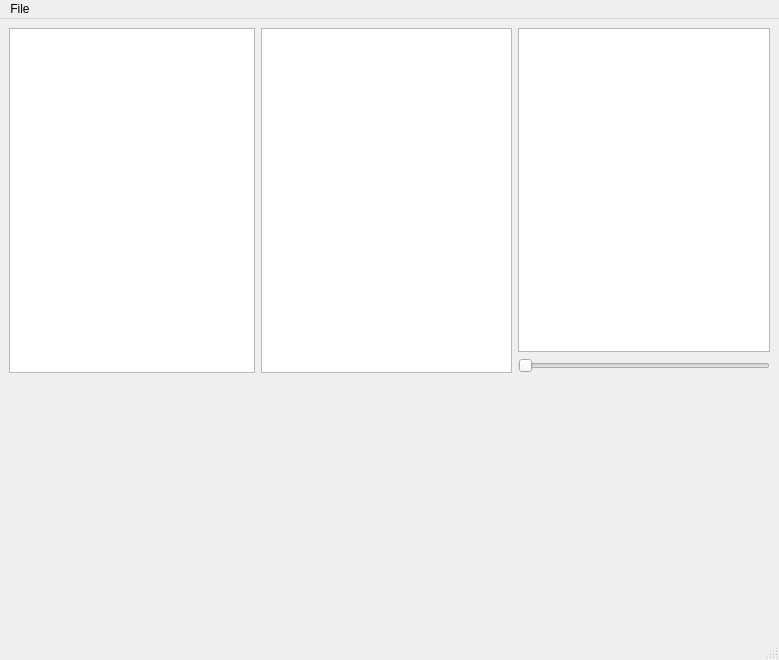
<?xml version="1.0" encoding="UTF-8"?>
<ui version="4.0">
 <class>MainWindow</class>
 <widget class="QMainWindow" name="MainWindow">
  <property name="geometry">
   <rect>
    <x>0</x>
    <y>0</y>
    <width>779</width>
    <height>660</height>
   </rect>
  </property>
  <property name="acceptDrops">
   <bool>false</bool>
  </property>
  <property name="windowTitle">
   <string>MainWindow</string>
  </property>
  <widget class="QWidget" name="centralwidget">
   <property name="acceptDrops">
    <bool>false</bool>
   </property>
   <layout class="QGridLayout" name="gridLayout">
    <item row="0" column="0">
     <layout class="QVBoxLayout" name="verticalLayout_2">
      <item>
       <layout class="QHBoxLayout" name="horizontalLayout">
        <item>
         <widget class="ListWidget" name="listWidget">
          <property name="minimumSize">
           <size>
            <width>100</width>
            <height>100</height>
           </size>
          </property>
          <property name="maximumSize">
           <size>
            <width>250</width>
            <height>16777215</height>
           </size>
          </property>
          <property name="acceptDrops">
           <bool>true</bool>
          </property>
         </widget>
        </item>
        <item>
         <widget class="QTableView" name="tableView"/>
        </item>
        <item>
         <layout class="QVBoxLayout" name="verticalLayout">
          <item>
           <widget class="QGraphicsView" name="graphicsView">
            <property name="acceptDrops">
             <bool>false</bool>
            </property>
           </widget>
          </item>
          <item>
           <widget class="QSlider" name="horizontalSlider">
            <property name="orientation">
             <enum>Qt::Horizontal</enum>
            </property>
           </widget>
          </item>
         </layout>
        </item>
       </layout>
      </item>
      <item>
       <widget class="pythonConsoleMain" name="widget" native="true">
        <property name="sizePolicy">
         <sizepolicy hsizetype="Preferred" vsizetype="Minimum">
          <horstretch>0</horstretch>
          <verstretch>0</verstretch>
         </sizepolicy>
        </property>
        <property name="minimumSize">
         <size>
          <width>0</width>
          <height>250</height>
         </size>
        </property>
       </widget>
      </item>
     </layout>
    </item>
   </layout>
  </widget>
  <widget class="QMenuBar" name="menubar">
   <property name="geometry">
    <rect>
     <x>0</x>
     <y>0</y>
     <width>779</width>
     <height>25</height>
    </rect>
   </property>
   <property name="acceptDrops">
    <bool>false</bool>
   </property>
   <widget class="QMenu" name="menuFile">
    <property name="acceptDrops">
     <bool>false</bool>
    </property>
    <property name="title">
     <string>File</string>
    </property>
    <addaction name="actionOpen"/>
   </widget>
   <addaction name="menuFile"/>
  </widget>
  <widget class="QStatusBar" name="statusbar"/>
  <action name="actionOpen">
   <property name="text">
    <string>Open</string>
   </property>
  </action>
 </widget>
 <customwidgets>
  <customwidget>
   <class>pythonConsoleMain</class>
   <extends>QWidget</extends>
   <header>pythonConsoleMain.h</header>
   <container>1</container>
  </customwidget>
  <customwidget>
   <class>ListWidget</class>
   <extends>QListWidget</extends>
   <header>listwidget.h</header>
  </customwidget>
 </customwidgets>
 <resources/>
 <connections/>
</ui>
